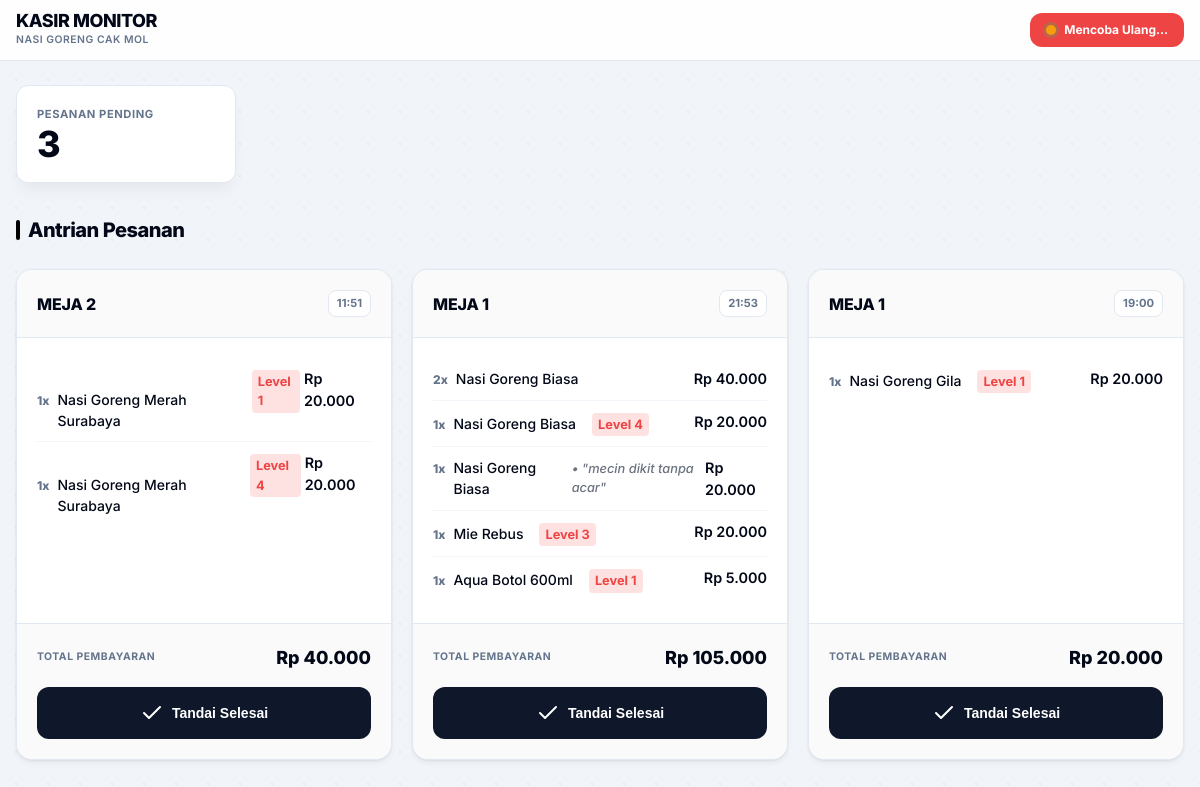
The app's page /warungcakmol-copy-2/user/kasir.php with its own data.
### tables this page shows
CREATE TABLE `pesanan` (
  `id_pesanan` int(11) NOT NULL,
  `id_meja` int(11) DEFAULT NULL,
  `total_bayar` int(11) NOT NULL,
  `status_pesanan` enum('Pending','Selesai') DEFAULT 'Pending',
  `waktu_pesan` datetime DEFAULT current_timestamp(),
  `nama_pelanggan` varchar(100) DEFAULT NULL,
  `tipe_pesanan` enum('Dine In','Takeaway') DEFAULT 'Dine In',
  `metode_bayar` enum('Cash','QRIS') DEFAULT NULL,
  `waktu_selesai` datetime DEFAULT NULL,
  `status_dapur` enum('Menunggu','Dimasak','Siap') DEFAULT 'Menunggu'
);

CREATE TABLE `meja` (
  `id_meja` int(11) NOT NULL,
  `nama_meja` varchar(50) NOT NULL,
  `status_meja` enum('Kosong','Terisi') DEFAULT 'Kosong',
  `kode_qr` varchar(100) DEFAULT NULL
);

CREATE TABLE `detail_pesanan` (
  `id_detail` int(11) NOT NULL,
  `id_pesanan` int(11) NOT NULL,
  `id_menu` int(11) NOT NULL,
  `nama_menu_snapshot` varchar(100) NOT NULL,
  `harga_snapshot` int(11) NOT NULL,
  `jumlah` int(11) NOT NULL,
  `level_pedas` varchar(50) DEFAULT 'Tidak Pedas',
  `catatan` text DEFAULT NULL
);

### warungcakmol-copy-2/user/fungsi.php (called while the page is built, shortened)
<?php
require_once 'koneksi.php';
function query($query) {
    global $koneksi;
    $result = mysqli_query($koneksi, $query);
    $rows = [];
    while ($row = mysqli_fetch_assoc($result)) {
        $rows[] = $row;
    }
    return $rows;
}
?>

### warungcakmol-copy-2/user/kasir.php (the view, shortened to what this page needs)
<?php
$query_pending = "SELECT p.*, m.nama_meja
                  FROM pesanan p
                  JOIN meja m ON p.id_meja = m.id_meja
                  WHERE p.status_pesanan = 'Pending'
                  ORDER BY p.waktu_pesan DESC";
$orders = query($query_pending);
?>
<!DOCTYPE html>
<html lang="id">
<head>
    <link rel="stylesheet" href="../css/style-user-kasir.css">
</head>
<body>
    <header class="kasir-header">
        <div class="container header-content">
            <div class="title-group">
                <h1>KASIR MONITOR</h1>
                <p>Nasi Goreng Cak Mol</p>
            </div>
            <div class="btn-notif" style="cursor:default; display:flex; align-items:center; gap:0.5rem;">
                <span id="poll-status-dot" style="
                    display: inline-block;
                    width: 10px; height: 10px;
                    border-radius: 50%;
                    background: #22c55e;
                    box-shadow: 0 0 0 3px rgba(34,197,94,0.25);
                    animation: pulse-dot 2s infinite;
                "></span>
                <span id="poll-status-text">Menghubungkan...</span>
            </div>
        </div>
    </header>
    <main class="container">
        <div class="stat-box">
            <span class="stat-label">Pesanan Pending</span>
            <div class="stat-value"><?php echo count($orders); ?></div>
        </div>
        <h2 class="section-title">Antrian Pesanan</h2>
        <div class="orders-grid">
            <?php foreach ($orders as $order) : ?>
                <div class="order-card" id="card-<?php echo $order['id_pesanan']; ?>">
                    <div class="card-header">
                        <span class="table-badge"><?php echo strtoupper($order['nama_meja']); ?></span>
                        <span class="time-badge"><?php echo date('H:i', strtotime($order['waktu_pesan'])); ?></span>
                    </div>
                    <div class="card-body">
                        <ul class="item-list">
                            <?php
                            $id_ord = $order['id_pesanan'];
                            $items = query("SELECT * FROM detail_pesanan WHERE id_pesanan = $id_ord");
                            foreach($items as $item):
                            ?>
                                <li class="item-row">
                                    <div class="item-name">
                                        <span class="item-qty"><?php echo $item['jumlah']; ?>x</span>
                                        <?php echo $item['nama_menu_snapshot']; ?>
                                        <div class="item-detail-meta" style="font-size: 0.8rem; color: #6b7280; margin-top: 2px;">
                                            <?php if (isset($item['level_pedas']) && $item['level_pedas'] !== 'Tidak Pedas'): ?>
                                                <span class="badge-pedas" style="background: #fee2e2; color: #ef4444; padding: 2px 6px; border-radius: 4px; font-weight: bold; margin-right: 4px; display: inline-block;">
                                                    <?php echo $item['level_pedas']; ?>
                                                </span>
                                            <?php endif; ?>
                                            <?php if (!empty($item['catatan'])): ?>
                                                <span class="item-note" style="font-style: italic;">
                                                    • "<?php echo htmlspecialchars($item['catatan']); ?>"
                                                </span>
                                            <?php endif; ?>
                                        </div>
                                    </div>
                                    <div class="item-price-text">
                                        Rp <?php echo number_format($item['harga_snapshot'] * $item['jumlah'], 0, ',', '.'); ?>
                                    </div>
                                </li>
                            <?php endforeach; ?>
                        </ul>
                    </div>
                    <div class="card-footer">
                        <div class="total-row">
                            <span class="total-label">Total Pembayaran</span>
                            <span class="total-value">Rp <?php echo number_format($order['total_bayar'], 0, ',', '.'); ?></span>
                        </div>
                        <form action="" method="post" onsubmit="return confirm('Pesanan SUDAH DIBAYAR dan SELESAI?')" class="w-full">
                            <button type="submit" name="selesaikan_order" class="btn-done">
                                <i data-lucide="check"></i> Tandai Selesai
                            </button>
                        </form>
                    </div>
                </div>
            <?php endforeach; ?>
        </div>
    </main>
</body>
</html>

### records on screen
pesanan: id_meja.nama_meja "MEJA 2", waktu_pesan "11:51", total_bayar "40.000"
detail_pesanan: jumlah "1", nama_menu_snapshot "Nasi Goreng Merah Surabaya", level_pedas "Level 1", $item['harga_snapshot'] * $item['jumlah'] "20.000"
detail_pesanan: jumlah "1", nama_menu_snapshot "Nasi Goreng Merah Surabaya", level_pedas "Level 4", $item['harga_snapshot'] * $item['jumlah'] "20.000"
pesanan: id_meja.nama_meja "MEJA 1", waktu_pesan "21:53", total_bayar "105.000"
detail_pesanan: jumlah "2", nama_menu_snapshot "Nasi Goreng Biasa", $item['harga_snapshot'] * $item['jumlah'] "40.000"
detail_pesanan: jumlah "1", nama_menu_snapshot "Nasi Goreng Biasa", level_pedas "Level 4", $item['harga_snapshot'] * $item['jumlah'] "20.000"
detail_pesanan: jumlah "1", nama_menu_snapshot "Nasi Goreng Biasa", catatan "mecin dikit tanpa acar", $item['harga_snapshot'] * $item['jumlah'] "20.000"
detail_pesanan: jumlah "1", nama_menu_snapshot "Mie Rebus", level_pedas "Level 3", $item['harga_snapshot'] * $item['jumlah'] "20.000"
detail_pesanan: jumlah "1", nama_menu_snapshot "Aqua Botol 600ml", level_pedas "Level 1", $item['harga_snapshot'] * $item['jumlah'] "5.000"
pesanan: id_meja.nama_meja "MEJA 1", waktu_pesan "19:00", total_bayar "20.000"
detail_pesanan: jumlah "1", nama_menu_snapshot "Nasi Goreng Gila", level_pedas "Level 1", $item['harga_snapshot'] * $item['jumlah'] "20.000"

### other values on screen
count($orders) "3"
